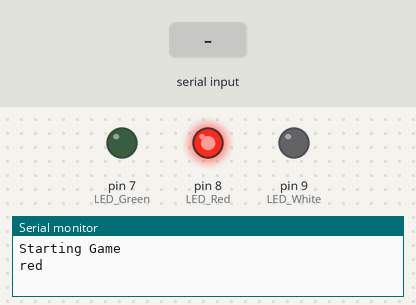
The sketch below on a simulated Arduino Uno, built with avr-gcc and run on an emulated ATmega328P. Shown: output pins drawn as LEDs (lit = HIGH), the last lines printed to the serial monitor. Inputs (shaded band) come from the test bench. Random numbers use the default seed unless the sketch sets one.

Above: at 1.2 s.
1.3 s: "1" received over Serial
At 3.5 s:
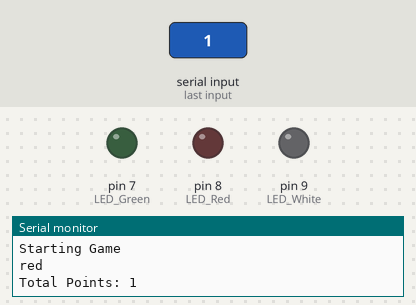
3.8 s: "2" received over Serial
At 5.3 s:
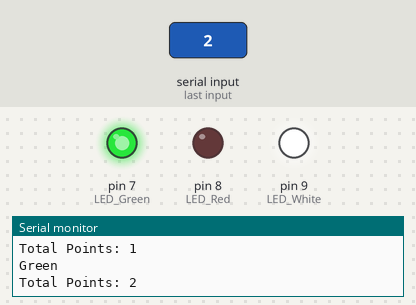
6.8 s: "2" received over Serial
At 9.5 s:
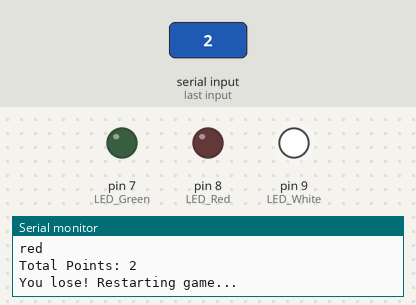
Timing chart, 0 to 15.7 s (numbered marks = the images above; inputs shaded):
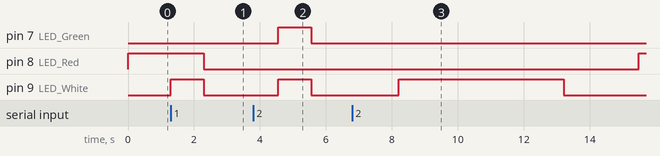

The sketch:

Reciever.ino
```cpp
#define LED_Green 7
#define LED_Red 8
#define LED_White 9

char income;
char red = '1';
char green = '2';
int x;
int points = 0;

void setup() {
  Serial.begin(9600);
  pinMode(LED_Green, OUTPUT);
  pinMode(LED_Red, OUTPUT);
  pinMode(LED_White, OUTPUT);
  Serial.println("Starting Game");
  allOff();

}

void loop() {
    x = random(1,10);
    //turn on green LED 50% of the time
    if(x%2==0){
      onlyGreen();
      Serial.println("Green");
      buttonWait();
      //If the button input button is green then add a point
      if(income == green){
        digitalWrite(LED_White, HIGH);
        points++;
        Serial.print("Total Points: ");
        Serial.println(points);
        delay(1000);
      //if the input button is red then lose the game
      }else{
        reset();
      }
    //Turn on RED LED 50% of the time
    }else{
      onlyRed();
      Serial.println("red");
      buttonWait();
      //Of the button input is Red then add a point
      if(income == red){
        digitalWrite(LED_White, HIGH);
        points++;
        Serial.print("Total Points: ");
        Serial.println(points);
        delay(1000);
      //if the button is green then lose the game
      }else{
        reset();
      }
    }
    allOff();
    delay(random(1000, 3000));
}


void onlyGreen(){
  digitalWrite(LED_Green, HIGH);
  digitalWrite(LED_Red, LOW);
  digitalWrite(LED_White, LOW);
}

void onlyRed(){
  digitalWrite(LED_Green, LOW);
  digitalWrite(LED_Red, HIGH);
  digitalWrite(LED_White, LOW);
}

void onlyWhite(){
  digitalWrite(LED_Green, LOW);
  digitalWrite(LED_Red, LOW);
  digitalWrite(LED_White, HIGH);
}

void allOff(){
  digitalWrite(LED_Green, LOW);
  digitalWrite(LED_Red, LOW);
  digitalWrite(LED_White, LOW);
}

void reset(){
  onlyWhite();
  Serial.print("Total Points: ");
  Serial.println(points);
  Serial.println("You lose! Restarting game...");
  points = 0;
  delay(5000);
}

void buttonWait(){
  while(1){
    income = Serial.read();
    if(income == red || income == green){
      return;
    }
  }
}

//void checkPointTwo(){
//  if(Serial.available()){
//    income = Serial.read();
//    if(income == green){
//      digitalWrite(LED_Green, HIGH);
//    }else if(income == red ){
//      digitalWrite(LED_Red, HIGH);
//    }
//    delay(20);
//    digitalWrite(LED_Red, LOW);
//    digitalWrite(LED_Green, LOW);
//  }
//}
```

Measured:
- after the input at 1.3 s, pin 8 (LED_Red): HIGH → LOW after 1.0 s; pin 9 (LED_White): LOW → HIGH at once, → LOW 1.0 s later
- after the input at 3.8 s, pin 9 (LED_White): LOW → HIGH after 0.75 s, → LOW 1.0 s later
- after the input at 6.8 s, pin 9 (LED_White): LOW → HIGH after 1.4 s, → LOW 5.0 s later
